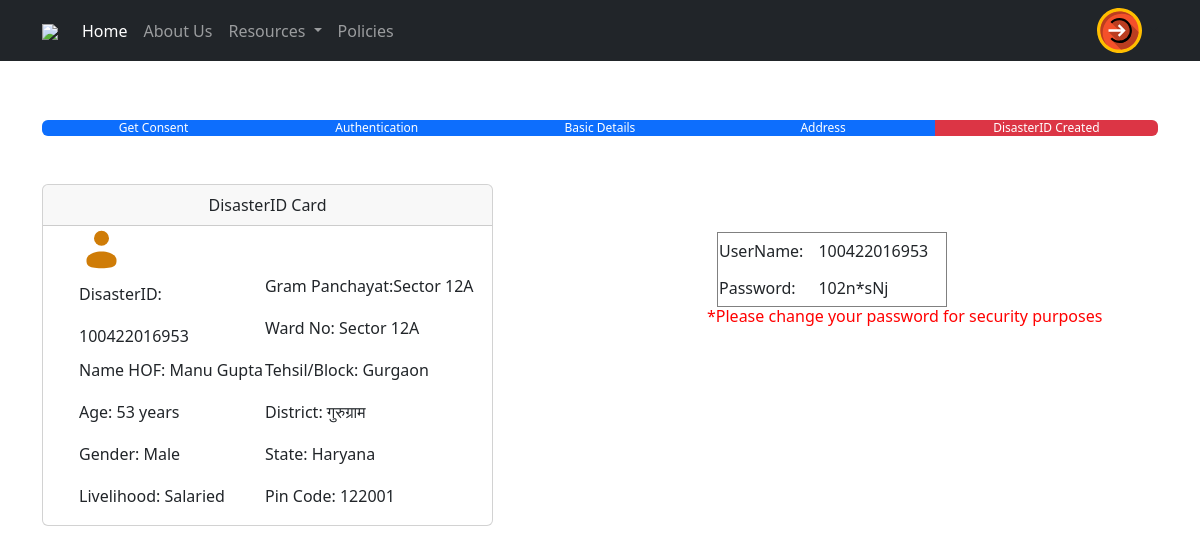
/disasterID-card/23/, run on the app's committed database.
### DisasterID/models.py (models this page shows, shortened)
class UserAddress(models.Model):
    user_profile = models.OneToOneField(UserProfile, on_delete=models.CASCADE)
    gramPanchayat=models.CharField(max_length=50,null=True)
    ward_no=models.CharField(max_length=20, null=True)
    tehsil_or_block=models.CharField(max_length=50,null=True)
    pincode=models.IntegerField(null=True)
    district=models.CharField(max_length=50, null=True)
    state=models.CharField(max_length=50, null=True)
    latitude=models.CharField(max_length=20, null=True)
    longitude=models.CharField(max_length=20, null=True)

class UserProfile(models.Model):
    email = models.EmailField(unique=True, null=True)
    disaster_id = models.CharField(max_length=12, unique=True, null=True)
    password=models.CharField(max_length=18, null=True)

class BasicUserDetails(models.Model):
    user_profile = models.OneToOneField(UserProfile, on_delete=models.CASCADE)
    name = models.CharField(max_length=255, null=True)
    age=models.IntegerField(validators=[MinValueValidator(1),MaxValueValidator(120)], null=True)
    gender=models.CharField(max_length=20, null=True)
    livelihood=models.CharField(max_length=50, null=True)

### DisasterID/views.py (the view)
# urls.py: path('disasterID-card/<int:email_verification_id>/', views.disasterID, name='disasterID_card'),
def disasterID(request, email_verification_id):
    email_verification = EmailVerification.objects.get(id=email_verification_id)
    user_profile=email_verification.user_profile
    basic_user_details=BasicUserDetails.objects.get(user_profile_id=email_verification.user_profile)
    user_address=UserAddress.objects.get(user_profile_id=email_verification.user_profile)
    password=user_profile.password
    return render(request, "DisasterID/disasterID_Card.html",{
        "user_profile":user_profile,
        "email_verification": email_verification,
        "user_detail":basic_user_details,
        "user_address":user_address,
        "password":password
        })

### DisasterID/templates/DisasterID/disasterID_Card.html (shortened to what this page needs)
{% extends 'base.html' %}
{% block content %}
<div class="container mt-5">
    <div class="progress">
        <div class="progress-bar bg-primary" style="width:20%">
          Get Consent
        </div>
        <div class="progress-bar bg-primary" style="width:20%">
          Authentication
        </div>
        <div class="progress-bar bg-primary" style="width:20%">
          Basic Details
        </div>
        <div class="progress-bar bg-primary" style="width:20%">
          Address
        </div>
        <div class="progress-bar bg-danger" style="width:20%">
          DisasterID Created
        </div>
      </div>
</div>
<div class="container mt-5">
    <div class="row">
        <div class="col-md-5">
            <div class="card" id="map-container">
                <div class="card-header" id="location-map-header" style="text-align:center;">DisasterID Card</div>
                <div class="card-body p-0">
                        <table style="margin-left:35px;">
                            <tr>
                                <td colspan="2">
                                    </td>
                                <td></td>
                            </tr>
                            <tr>
                                <td>DisasterID: </td>
                                <td><p>   Gram Panchayat:{{user_address.gramPanchayat}}</P></td>
                            </tr>
                            <tr>
                                <td>{{user_profile.disaster_id}}</td>
                                <td><p>Ward No: {{user_address.ward_no}}</P></td>
                            </tr>
                            <tr>
                                <td><p>Name HOF: {{user_detail.name}}</p></td>
                                <td><p>Tehsil/Block: {{user_address.tehsil_or_block}}</P></td>
                            </tr>
                            <tr>
                                <td><p>Age: {{user_detail.age}} years</p></td>
                                <td><p>District: {{user_address.district}}</P></td>
                            </tr>
                            <tr>
                                <td><p>Gender: {{user_detail.gender}}</P></td>
                                <td><p>State: {{user_address.state}}</P></td>
                            </tr>
                            <tr>
                                <td><p>Livelihood: {{user_detail.livelihood}}</p></td>
                                <td><p>Pin Code: {{user_address.pincode}}</P></td>
                            </tr>
                        </table>
                </div>
            </div>
        </div>
        <div class="col-md-2"></div>
        <div class="col-md-5">
            <div class="container pt-5"></div>
            <table style="margin-left:10px;" width="230px" height="75px" border="1" border-color="#000" >
                <tr>
                    <td style="margin-left:20px;">UserName:</td>
                    <td style="margin-left:20px;">{{user_profile.disaster_id}}</td>
                </tr>
                <tr>
                    <td style="margin-left:20px;">Password:</td>
                    <td style="margin-left:20px;">{{password}}</td>
                </tr>
            </table>
            <h6 style="color:red;">*Please change your password for security purposes</h6>
        </div>
        </div>
    </div>
</div>
{% endblock %}

### data on the page
UserAddress: gramPanchayat "Sector 12A", ward_no "Sector 12A", tehsil_or_block "Gurgaon", district "गुरुग्राम", state "Haryana", pincode "122001"
UserProfile: disaster_id "100422016953", password "102n*sNj"
BasicUserDetails: name "Manu Gupta", age "53", gender "Male", livelihood "Salaried"
